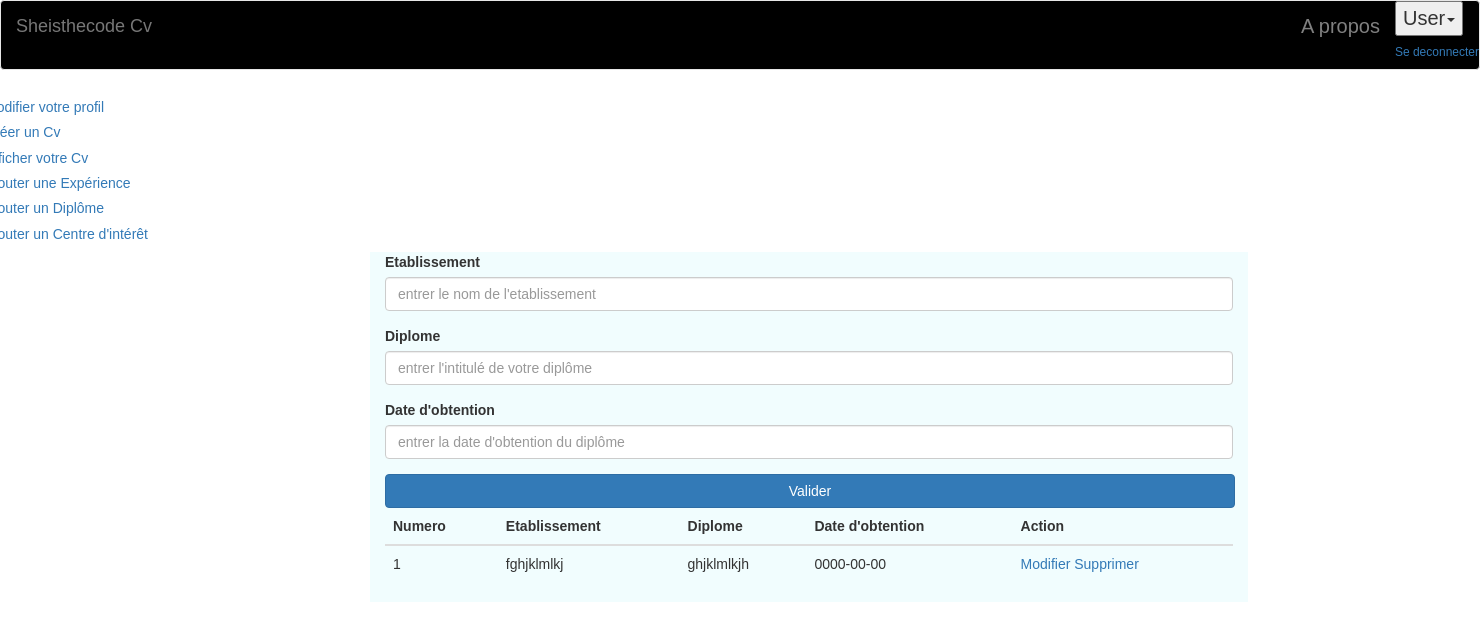
The page /diplome.php on the database its author committed.
### tables this page shows
CREATE TABLE `diplome` (
  `id` int(10) NOT NULL,
  `etablissement` varchar(50) NOT NULL,
  `diplome` varchar(50) NOT NULL,
  `dateob` date NOT NULL,
  `id_codeuse` int(10) NOT NULL
);

### diplome.php (the view, shortened to what this page needs)
<?php
  include('connection.php');
  ?>
<!DOCTYPE html>
<html>
<head lang="fr">
	<link rel="stylesheet" href="css/bootstrap.css" >
	<link rel="stylesheet" href="css/styles.css" >
</head>
<body style="background-color: white;">
		<div class="container-fluid">
			<div class="row">
				<nav class="navbar navbar-default" style="font-size: 20px; background-color: black;">
					<div class="container-fluid">
						<a class="navbar-brand" href="accueil.php">Sheisthecode Cv</a>
						<ul class="nav navbar-nav navbar-right">
							<li>
                          <a href="index.php" style="color: grey">A propos</a>
							</li>
								<li class="dropdown">
				<button class="dropbtn">User<span class="caret"></span></button>
				<div class="dropdown-content">
					<a href="login.php"><h6>Se deconnecter</h6></a>
				</div>
							</li>
						</ul>
					</div>
				</nav>
  <div class="row">
     <div class="sidenav" style="width: 15%">
     	<a href="codeuse.php"><h5>Modifier votre profil</h5></a>
     	<a href="creercv.php"><h5>Créer un Cv</h5></a>
     	<a href="dashboard.php"><h5>Afficher votre Cv</h5></a>
     	<a href="experience.php"><h5>Ajouter une Expérience</h5></a>
     	<a href="diplome.php"><h5>Ajouter un Diplôme </h5></a>
     	<a href="interet.php"><h5>Ajouter un Centre d'intérêt</h5> </a>
     </div>
 </div>
  <div style="margin-left: 25%">
     	<div class="container">
			<div class="row">
				<div class="col-md-9" style="background-color: #F1FDFE;">
					<form action="" method="POST" role="form" enctype="multipart/form-data">
						<div class="form-group">
							<label for="">Etablissement</label>
							<input name="etablissement" type="text" value="<?php if (isset ($_GET['id'])) echo $dataU['etablissement']; ?>"  class="form-control" id="" placeholder="entrer le nom de l'etablissement">
						</div>
						<div class="form-group">
							<label for="">Diplome</label>
							<input name="diplome" type="text" value="<?php if (isset ($_GET['id'])) echo $dataU['diplome']; ?>"  class="form-control" id="" placeholder="entrer l'intitulé de votre diplôme">
						</div>
						<div class="form-group">
							<label for="">Date d'obtention</label>
							<input name="dateob" type="text" value="<?php if (isset ($_GET['id'])) echo $dataU['dateob']; ?>"  class="form-control" id="" placeholder="entrer la date d'obtention du diplôme">
						</div>
						<div style="text-align: center;">
						<button name="btnValider" type="submit" class="btn btn-primary" style="width: 850px">Valider</button>
						</div>
					</form>
				</div>
			</div>
     <div class="row">
				<div class="col-md-9" style="background-color: #F1FDFE;">
				<table class="table">
					<thead>
						<tr>
							<th>Numero</th>
							<th>Etablissement</th>
							<th>Diplome</th>
							<th>Date d'obtention</th>
							<th>Action</th>
						</tr>
					</thead>
					<tbody>
						<?php
							$n=1;
							$list=" SELECT * FROM diplome ";
							$res= mysqli_query($link,$list);
	while ($data = mysqli_fetch_array($res))
		{
						 ?>
						<tr>
							<td><?php echo $n; ?> </td>
							<td><?php echo $data['etablissement']; ?></td>
							<td><?php echo $data['diplome']; ?></td>
							<td><?php echo $data['dateob']; ?></td>
							<td>
								<a href="?id=<?php echo $data['id']; ?>">Modifier</a>
								<a href="?sup=<?php echo $data['id']; ?>">Supprimer</a>
							</td>
						</tr>
						<?php $n++;
						 } ?>
					</tbody>
				</table>
				</div>
			</div>
		</div>
	</div>
   </body>
</html>

### css/styles.css (style rules this page uses)
body { margin: 0; font-family: Open-sans, sans-serif; }
body { font-family: "Open-Sans", "Helvetica", "sans-serif"; padding-bottom: 200px; }

### rows shown on the page
diplome: etablissement "fghjklmlkj", diplome "ghjklmlkjh", dateob "0000-00-00"
